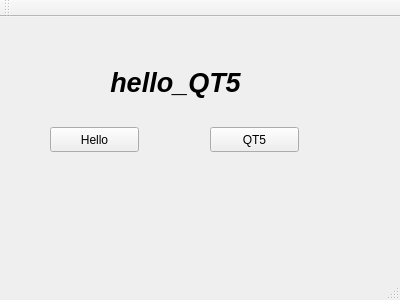
<?xml version="1.0" encoding="UTF-8"?>
<ui version="4.0">
 <class>MainWindow</class>
 <widget class="QMainWindow" name="MainWindow">
  <property name="geometry">
   <rect>
    <x>0</x>
    <y>0</y>
    <width>400</width>
    <height>300</height>
   </rect>
  </property>
  <property name="windowTitle">
   <string>MainWindow</string>
  </property>
  <widget class="QWidget" name="centralWidget">
   <widget class="QLabel" name="label">
    <property name="geometry">
     <rect>
      <x>90</x>
      <y>30</y>
      <width>171</width>
      <height>71</height>
     </rect>
    </property>
    <property name="font">
     <font>
      <pointsize>20</pointsize>
      <weight>75</weight>
      <italic>true</italic>
      <bold>true</bold>
      <underline>false</underline>
      <strikeout>false</strikeout>
      <kerning>true</kerning>
     </font>
    </property>
    <property name="text">
     <string>hello_QT5</string>
    </property>
    <property name="alignment">
     <set>Qt::AlignCenter</set>
    </property>
   </widget>
   <widget class="QPushButton" name="btn1">
    <property name="geometry">
     <rect>
      <x>50</x>
      <y>110</y>
      <width>89</width>
      <height>25</height>
     </rect>
    </property>
    <property name="text">
     <string>Hello</string>
    </property>
   </widget>
   <widget class="QPushButton" name="btn2">
    <property name="geometry">
     <rect>
      <x>210</x>
      <y>110</y>
      <width>89</width>
      <height>25</height>
     </rect>
    </property>
    <property name="text">
     <string>QT5</string>
    </property>
   </widget>
  </widget>
  <widget class="QMenuBar" name="menuBar">
   <property name="geometry">
    <rect>
     <x>0</x>
     <y>0</y>
     <width>400</width>
     <height>22</height>
    </rect>
   </property>
  </widget>
  <widget class="QToolBar" name="mainToolBar">
   <attribute name="toolBarArea">
    <enum>TopToolBarArea</enum>
   </attribute>
   <attribute name="toolBarBreak">
    <bool>false</bool>
   </attribute>
  </widget>
  <widget class="QStatusBar" name="statusBar"/>
 </widget>
 <layoutdefault spacing="6" margin="11"/>
 <resources/>
 <connections/>
</ui>
